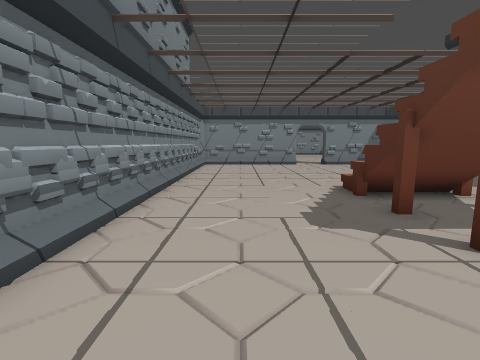
view 1 (above)

16 first-person views from a walk through a Godot game level. The camera is 1.5 m above the floor, tilts 8° down and sees 85° across. The floor is counted in squares, 1 m on a side. Each view is taken from the middle of a square. On the plan, view 1 faces up. The plan holds only what a view shows up to about 14 squares ahead; the rest is blank. The place goes on beyond the plan.

view 2
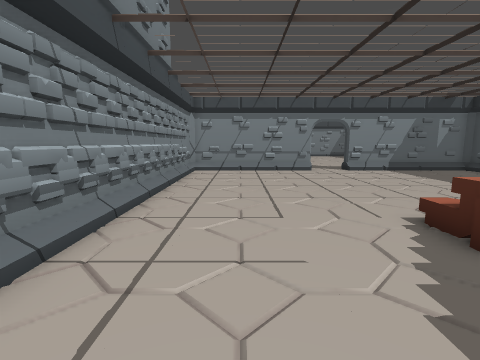

view 3
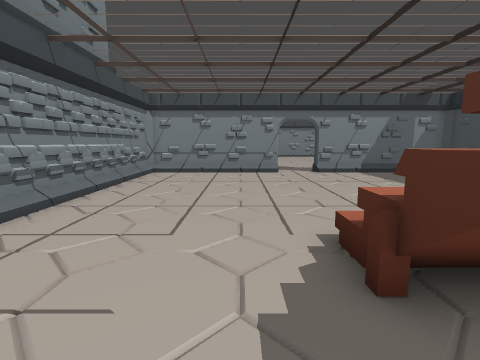

view 4
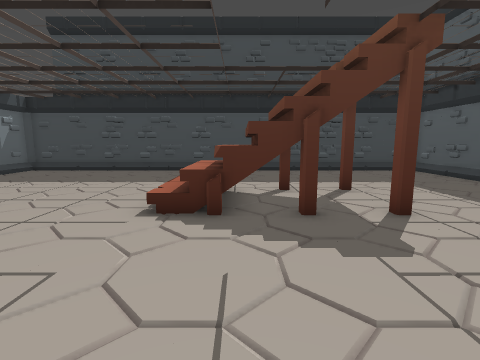

view 5
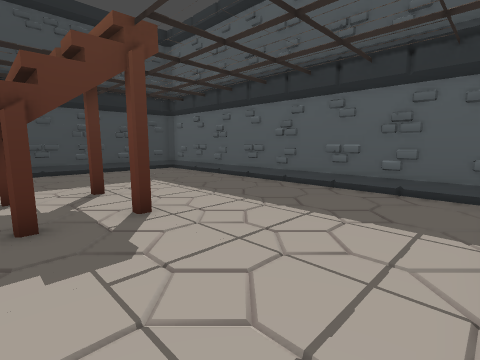

view 6
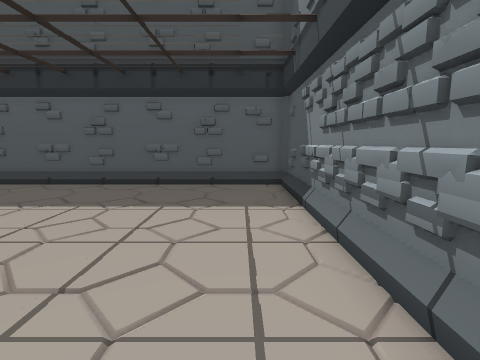

view 7
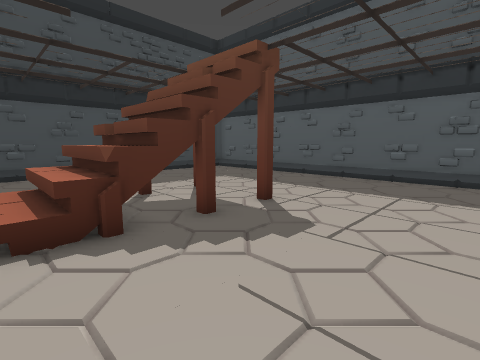

view 8
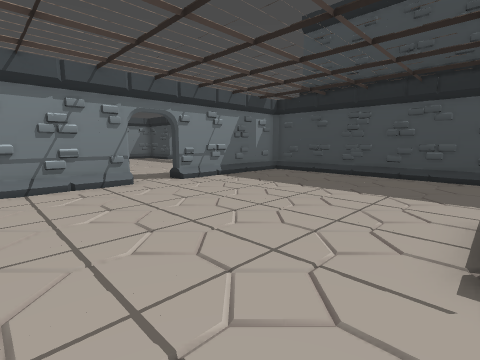

view 9
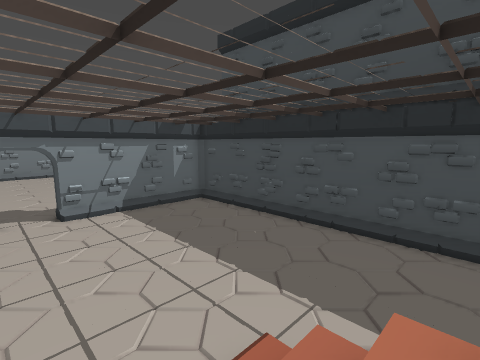

view 10
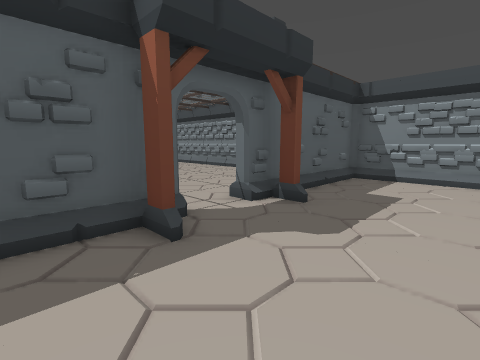

view 11
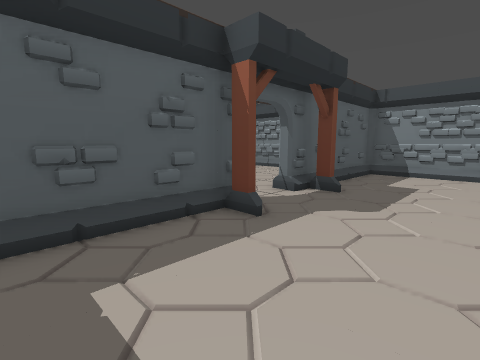

view 12
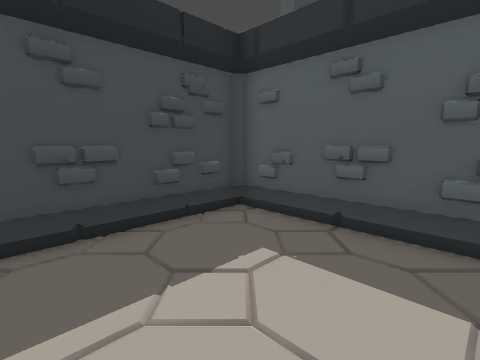

view 13
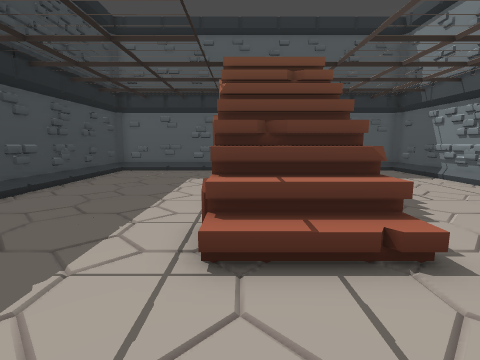

view 14
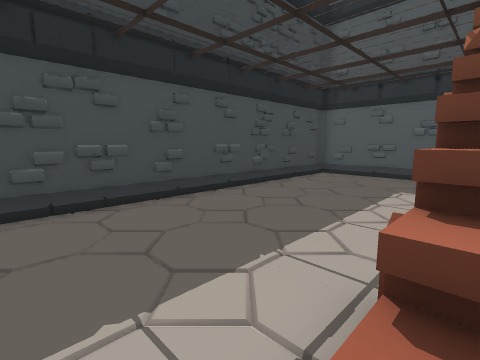

view 15
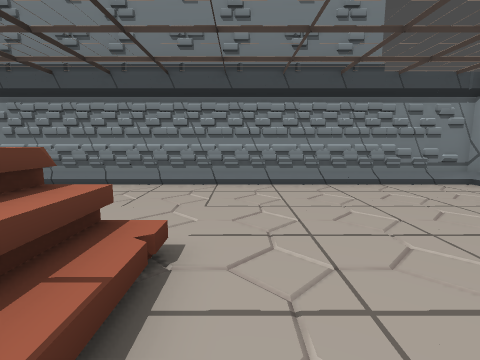

view 16
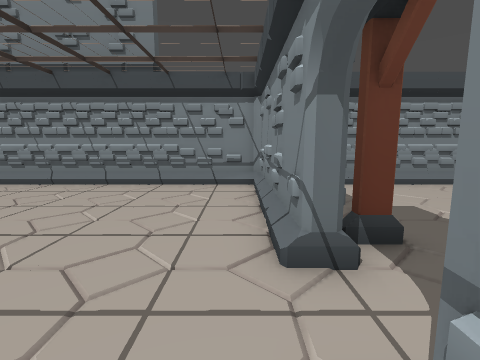

### Floor plan
Key: @ floor where view 1 was taken; # wall or solid block; . floor; / step, stairs or slope; = window, fence, low wall or low ledge.
Columns run from 3 left of view 1 to 13 right of it. Each row starts with its distance up from view 1.
 24 #...............#
 23 #...............#
 22 #...............#
 21 #...............#
 20 #.....#...#.....#
 19 #######..########
 18 #.............. #
 17 #...............#
 16 #...............#
 15 #...............#
 14 #...............#
 13 #...............#
 12 #...............#
 11 #...............#
 10 #...............#
  9 #......///......#
  8 #.....#/==......#
  7 #......///......#
  6 #......///......#
  5 #.....././......#
  4 #...............#
  3 #.....#...#.....#
  2 #...............#
  1 #...............#
  0 #..@............#
 -1 #...............#
 -2 #...............#
 -3 #################

Where each view was taken, in squares from view 1:
view 1: 0 up, 0 right, facing up
view 2: 4 up, 0 right, facing up
view 3: 5 up, 2 right, facing up
view 4: 7 up, 2 left, facing right
view 5: 6 up, 2 left, facing down-right
view 6: 7 up, 1 left, facing down
view 7: 9 up, 1 left, facing down-right
view 8: 9 up, 0 right, facing up-right
view 9: 7 up, 4 right, facing up-right
view 10: 24 up, 9 right, facing down-left
view 11: 24 up, 11 right, facing down-left
view 12: 24 up, 8 right, facing down-right
view 13: 12 up, 6 right, facing down
view 14: 10 up, 6 right, facing down-right
view 15: 10 up, 7 right, facing left
view 16: 18 up, 7 right, facing left
